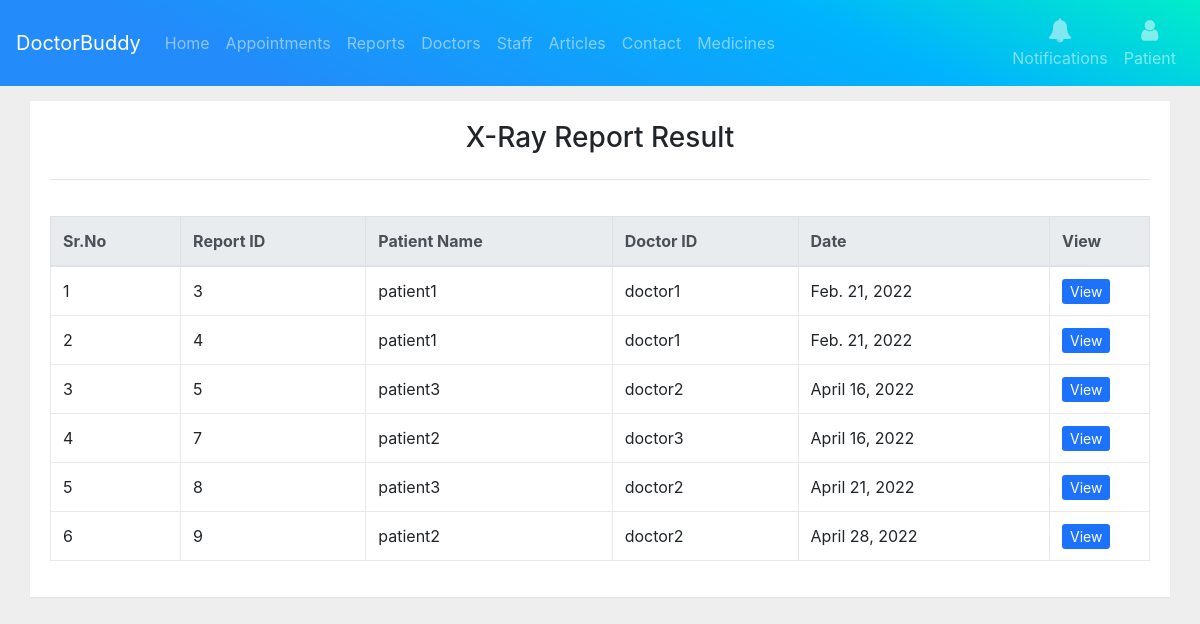
Page /xray/result (signed in) on the committed database.
### mainapp/models.py (models this page shows)
class Xrayimage(models.Model):
    report = models.ForeignKey(Report, models.SET_NULL, verbose_name='Report', blank=True, null=True)
    xray_img = models.ImageField(verbose_name='Xray Image', upload_to='xrayimages/')
    xray_result = models.BooleanField(verbose_name='Xray Result', blank=True, null=True)

class Report(models.Model):
    doctor = models.ForeignKey(User, models.SET_NULL, verbose_name='Doctor',
                               blank=True, null=True, related_name="doctor2", limit_choices_to={'is_doctor': True})
    patient = models.ForeignKey(User, models.SET_NULL, verbose_name='Patient',
                                blank=True, null=True, related_name="patient2", limit_choices_to={'is_patient': True}, )
    checkup_report = models.TextField(verbose_name='Report', blank=True, null=True)
    report_required = models.BooleanField(verbose_name='Report Required', blank=True, null=True)
    patient_report_file = models.FileField(verbose_name='Report File', upload_to='checkupreport/', blank=True,
                                           null=True)
    d_prescription = models.ManyToManyField(Prescription, verbose_name='Doctor Prescription')
    d_suggestion = models.TextField(verbose_name='Doctor Suggestion', blank=True, null=True)
    report_date = models.DateField(verbose_name='Report Date', auto_now_add=True)

class User(AbstractUser):
    user_mobile = models.IntegerField(null=True)
    user_address = models.TextField(verbose_name='Address', blank=True, null=True)
    user_image = models.ImageField(blank=True, null=True, upload_to='profileimages/', )
    is_hospital_staff = models.BooleanField(verbose_name="Hospital Staff", default=False, )
    is_patient = models.BooleanField(verbose_name="Patient", default=False, )
    is_doctor = models.BooleanField(verbose_name="Doctor", default=False, )
    objects = UserManager()
    class Meta:
        verbose_name_plural = '1. Users'
    def __str__(self):
        return self.username

### mainapp/views.py (the view)
# urls.py: path('xray/result', views.xrayresult, name='xrayresult'),
def xrayresult(request):
    xObj_all = Xrayimage.objects.all()
    context = {'xObj_all': xObj_all}
    return render(request, 'xray/xray_result.html', context)

### templates/xray/xray_result.html (shortened to what this page needs)
{% extends "base.html" %}
{%block maincontent%}
<div class="container-fluid">
    <div class="main-body">
        <div class="table-wrapper">
            <div class="table-title">
                <div class="row">
                    <div class="col-sm-12">
                        <h3 style="text-align: center;">X-Ray Report Result</h3>
                    </div>
                </div>
                <hr>
            </div>
            <div style="overflow: scroll;">
                <table class="table table-bordered">
                    <thead class="thead-light">
                    <tr>
                        <th>Sr.No</th>
                        <th>Report ID</th>
                        <th>Patient Name</th>
                        <th>Doctor ID</th>
                        <th>Date</th>
                        <th>View</th>
                    </tr>
                    </thead>
                    <tbody>
                    {% for xObj in xObj_all %}
                    <tr>
                        <td>{{forloop.counter}}</td>
                        <td>{{xObj.report.id}}</td>
                        <td>{{xObj.report.patient.username}}</td>
                        <td>{{xObj.report.doctor}}</td>
                        <td>{{xObj.report.report_date}}</td>
                        <td>
                            <a class="btn-sm btn-clr" href="{% url 'singleresult' xObj.id %}">View</a>
                        </td>
                    </tr>
                    {% endfor %}
                    </tbody>
                </table>
            </div>
        </div>
    </div>
</div>
{%endblock%}

### templates/base.html (style rules this page uses)
.btn-clr { text-decoration: none; background-color: #1d72fc; color: white; }

### templates/xray/xray_result.html (style rules this page uses)
body { background: #eee; }
.main-body { padding: 15px; }
.table-wrapper { width: 100%; margin: auto; background: #fff; padding: 20px; box-shadow: 0 1px 1px rgba(0, 0, 0, .05); }
.table-title { padding-bottom: 10px; margin: 0 0 10px; }
table.table tr th, table.table tr td { border-color: #e9e9e9; }
table.table th:last-child { width: 100px; }
.btn-clr { text-decoration: none; background-color: #1d72fc; color: white; }

### rows in the picture
Xrayimage: report.id "3", report.patient.username "patient1", report.doctor "doctor1", report.report_date "Feb. 21, 2022"
Xrayimage: report.id "4", report.patient.username "patient1", report.doctor "doctor1", report.report_date "Feb. 21, 2022"
Xrayimage: report.id "5", report.patient.username "patient3", report.doctor "doctor2", report.report_date "April 16, 2022"
Xrayimage: report.id "7", report.patient.username "patient2", report.doctor "doctor3", report.report_date "April 16, 2022"
Xrayimage: report.id "8", report.patient.username "patient3", report.doctor "doctor2", report.report_date "April 21, 2022"
Xrayimage: report.id "9", report.patient.username "patient2", report.doctor "doctor2", report.report_date "April 28, 2022"
